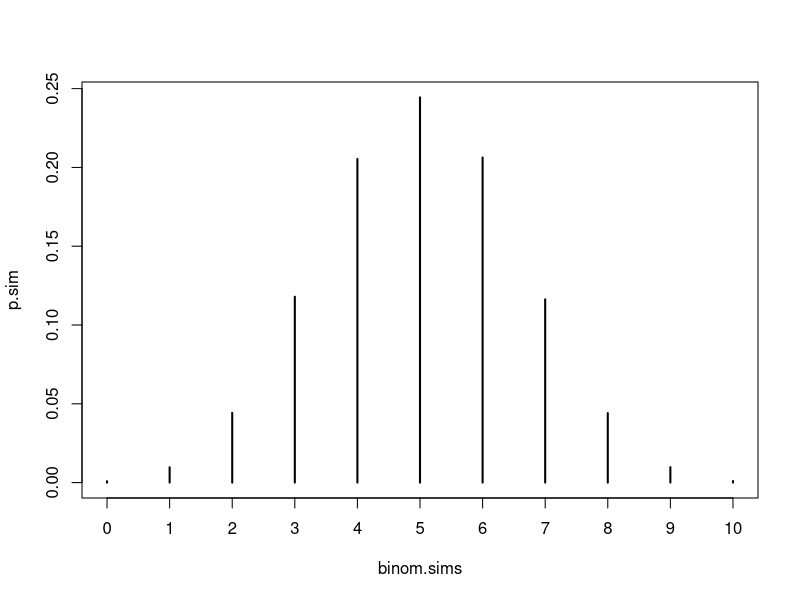
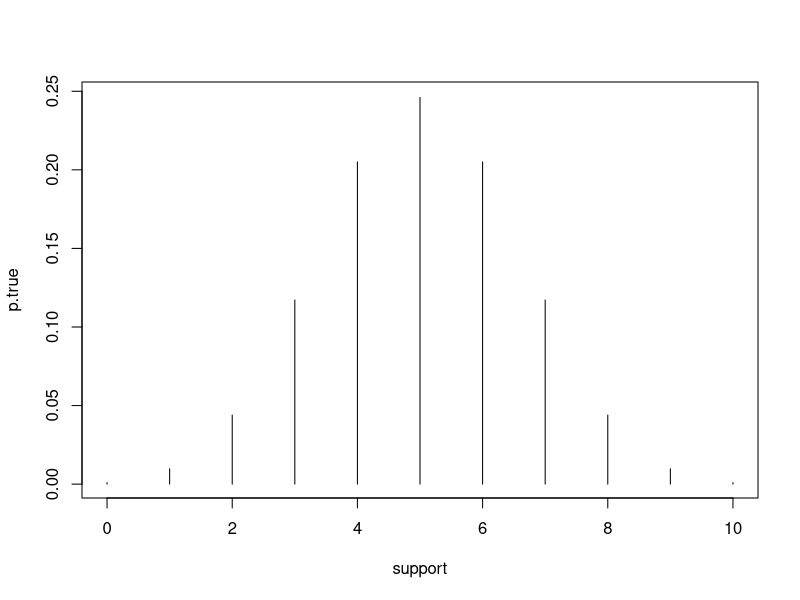

These figures' R source, in order:
## ---- chunk 1
#This function simulates n independent, identically distributed Bernoulli Random Variables
rbern <- function(n, p){
  
  sims <- sample(0:1, size = n, replace = TRUE, prob = c(1-p, p))
  return(sims)
  
}
## ---- chunk 2
rbern(30, 0.1)
rbern(30, 0.5)
rbern(30, 0.9)
## ---- chunk 3
#This function simulates n independent, identically distributed Bernoulli Random Variables and returns their sum
rbern.sum <- function(n, p){
  
  sims <- rbern(n, p)
  return(sum(sims))
  
}
## ---- chunk 4
rbern.sum(50, 0.1)
rbern.sum(50, 0.5)
rbern.sum(50, 0.9)
## ---- chunk 5
binom.sims <- replicate(10^5, rbern.sum(10, 0.5))
head(binom.sims)
## ---- chunk 6
p.sim <- table(binom.sims)/10^5
p.sim
plot(p.sim, type = 'h')
## ---- chunk 7
support <- 0:10
p.true <- dbinom(support, size = 10, prob = 0.5)
rbind(support, p.true)
plot(support, p.true, type = 'h')
## ---- chunk 8
p.sim - p.true
